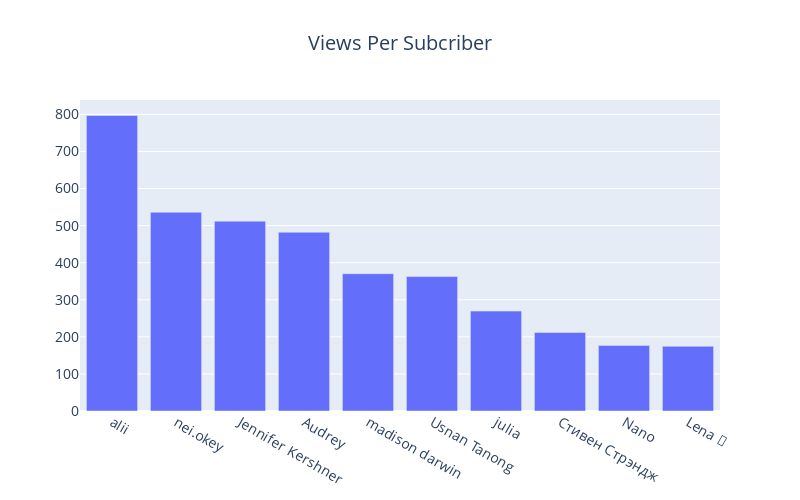

This figure's notebook cell:
### Code cell
trace = go.Bar( x = views_per_subcriber.Title,
              y = views_per_subcriber.views_per_subscriber)

layout = go.Layout(title= go.layout.Title(text = "Views Per Subcriber", x = 0.5), font = dict(size = 14), width = 800, height = 500,)
data = [trace]
fig = go.Figure(data = data, layout = layout)
py.iplot(fig)

### Figure 1 — Plotly figure (JSON) as saved in the notebook; plotly's stock layout.template omitted (floating-point values rounded to 4 significant figures)
{"data": [{"type": "bar", "x": ["alii", "nei.okey", "Jennifer Kershner", "Audrey", "madison darwin", "Usnan Tanong", "julia", "Стивен Стрэндж", "Nano", "Lena 🎏"], "y": [796.9, 536.1, 512, 482.1, 370.3, 362.5, 269.5, 211.8, 177.0, 174.6]}], "layout": {"font": {"size": 14}, "height": 500, "title": {"text": "Views Per Subcriber", "x": 0.5}, "width": 800}}
